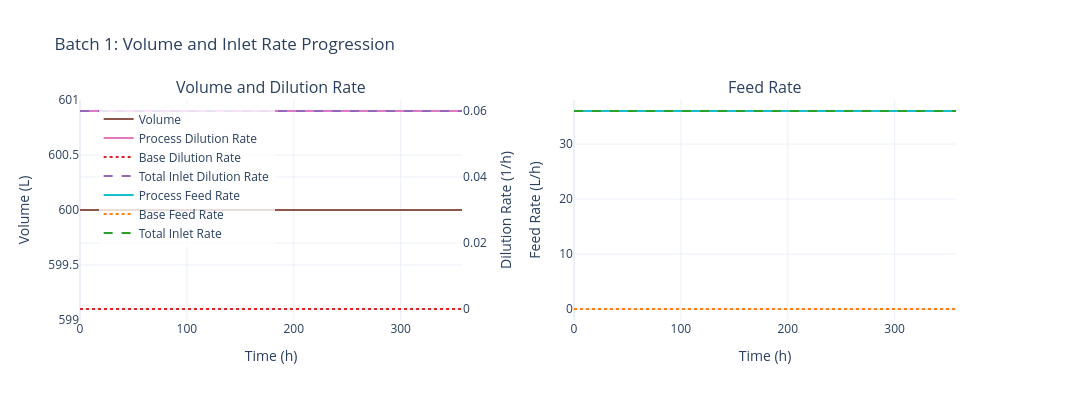

Here is the notebook cell this chart was saved with:
### Code cell
sim.data.plot_volume_feed()

### Figure 1 — Plotly figure (JSON) as saved in the notebook; plotly's stock layout.template omitted (floating-point values rounded to 4 significant figures; data arrays with more than 128 entries replaced by an {"elided": "..."} marker saying what was removed)
{"data": [{"hovertemplate": "Time: %{x:.1f} h<br>Volume: %{y:.2f} L<extra></extra>", "line": {"color": "#8c564b", "width": 2}, "mode": "lines", "name": "Volume", "type": "scatter", "x": {"elided": "427 float values"}, "xaxis": "x", "y": {"elided": "427 float values"}, "yaxis": "y"}, {"hovertemplate": "Time: %{x:.1f} h<br>D_process: %{y:.4f} 1/h<extra></extra>", "line": {"color": "#e377c2", "width": 2}, "mode": "lines", "name": "Process Dilution Rate", "type": "scatter", "x": {"elided": "427 float values"}, "xaxis": "x", "y": {"elided": "427 float values"}, "yaxis": "y2"}, {"hovertemplate": "Time: %{x:.1f} h<br>D_base: %{y:.4f} 1/h<extra></extra>", "line": {"color": "#d62728", "dash": "dot", "width": 2}, "mode": "lines", "name": "Base Dilution Rate", "type": "scatter", "x": {"elided": "427 float values"}, "xaxis": "x", "y": {"elided": "427 float values"}, "yaxis": "y2"}, {"hovertemplate": "Time: %{x:.1f} h<br>D_total: %{y:.4f} 1/h<extra></extra>", "line": {"color": "#9467bd", "dash": "dash", "width": 2}, "mode": "lines", "name": "Total Inlet Dilution Rate", "type": "scatter", "x": {"elided": "427 float values"}, "xaxis": "x", "y": {"elided": "427 float values"}, "yaxis": "y2"}, {"hovertemplate": "Time: %{x:.1f} h<br>F_process: %{y:.4f} L/h<extra></extra>", "line": {"color": "#17becf", "width": 2}, "mode": "lines", "name": "Process Feed Rate", "type": "scatter", "x": {"elided": "427 float values"}, "xaxis": "x2", "y": {"elided": "427 float values"}, "yaxis": "y3"}, {"hovertemplate": "Time: %{x:.1f} h<br>F_base: %{y:.4f} L/h<extra></extra>", "line": {"color": "#ff7f0e", "dash": "dot", "width": 2}, "mode": "lines", "name": "Base Feed Rate", "type": "scatter", "x": {"elided": "427 float values"}, "xaxis": "x2", "y": {"elided": "427 float values"}, "yaxis": "y3"}, {"hovertemplate": "Time: %{x:.1f} h<br>F_total: %{y:.4f} L/h<extra></extra>", "line": {"color": "#2ca02c", "dash": "dash", "width": 2}, "mode": "lines", "name": "Total Inlet Rate", "type": "scatter", "x": {"elided": "427 float values"}, "xaxis": "x2", "y": {"elided": "427 float values"}, "yaxis": "y3"}], "layout": {"annotations": [{"font": {"size": 16}, "showarrow": false, "text": "Volume and Dilution Rate", "x": 0.205, "xanchor": "center", "xref": "paper", "y": 1, "yanchor": "bottom", "yref": "paper"}, {"font": {"size": 16}, "showarrow": false, "text": "Feed Rate", "x": 0.735, "xanchor": "center", "xref": "paper", "y": 1, "yanchor": "bottom", "yref": "paper"}], "font": {"size": 12}, "height": 400, "legend": {"bgcolor": "rgba(255,255,255,0.8)", "x": 0.02, "y": 0.98}, "showlegend": true, "title": {"text": "Batch 1: Volume and Inlet Rate Progression"}, "width": 1400, "xaxis": {"anchor": "y", "domain": [0, 0.41], "title": {"text": "Time (h)"}}, "xaxis2": {"anchor": "y3", "domain": [0.53, 0.94], "title": {"text": "Time (h)"}}, "yaxis": {"anchor": "x", "domain": [0, 1], "title": {"text": "Volume (L)"}}, "yaxis2": {"anchor": "x", "overlaying": "y", "side": "right", "title": {"text": "Dilution Rate (1/h)"}}, "yaxis3": {"anchor": "x2", "domain": [0, 1], "title": {"text": "Feed Rate (L/h)"}}}}
